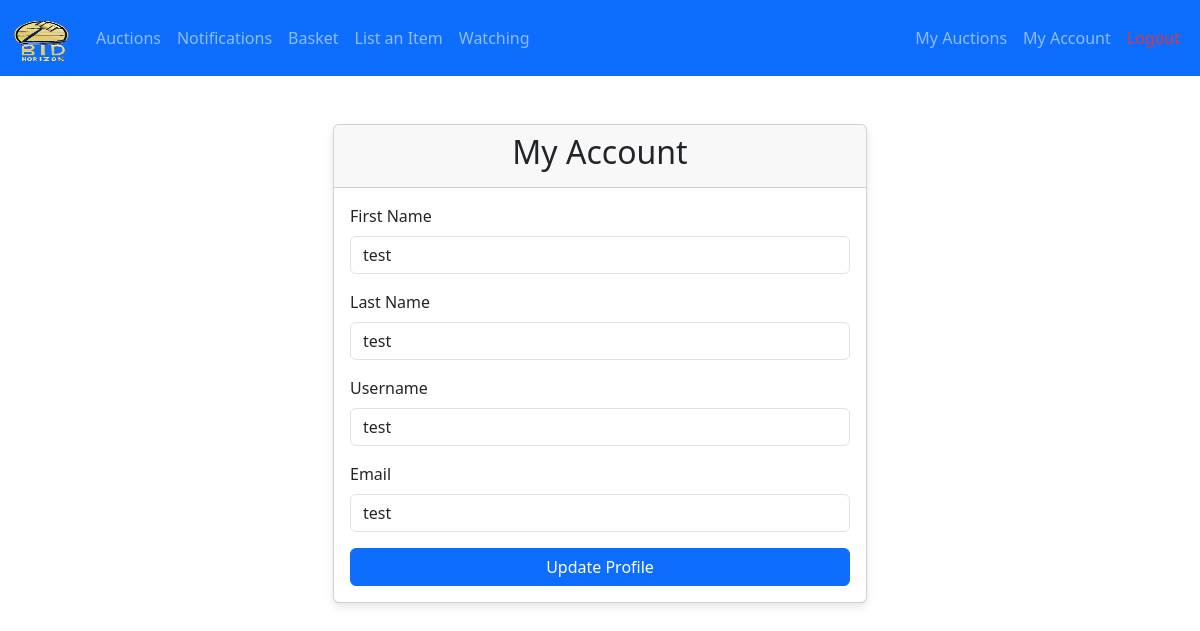
/account (signed in), run on the app's committed database.
### app/models.py (models this page shows, shortened)
class User(db.Model, UserMixin):
    __tablename__ = 'users'
    id = db.Column(db.Integer, primary_key=True)
    username = db.Column(db.String(64), unique=True, nullable=False)
    email = db.Column(db.String(120), unique=True, nullable=False)
    password_hash = db.Column(db.String(256), nullable=False)
    first_name = db.Column(db.String(64))
    last_name = db.Column(db.String(64))
    priority = db.Column(db.Integer, default=UserPriority.GENERAL_USER.value)
    created_at = db.Column(db.DateTime, default=datetime.utcnow)
    last_login = db.Column(db.DateTime)
    card_number_hash = db.Column(db.String(256))
    card_expiry = db.Column(db.String(10))
    items_sold = db.relationship('Item', backref='seller', lazy='dynamic', foreign_keys='Item.seller_id', cascade="all, delete-orphan")
    items_won = db.relationship('Item', backref='winner', lazy='dynamic', foreign_keys='Item.winner_id', cascade="all, delete-orphan")
    bids = db.relationship('Bid', backref='bidder', lazy='dynamic', cascade="all, delete-orphan")
    watched_items = db.relationship('Item', secondary=user_watched_auctions, lazy='dynamic',
                                   backref=db.backref('watchers', lazy='dynamic'))
    expertise = db.relationship('ExpertCategory', backref='expert', lazy='dynamic', cascade="all, delete-orphan")
    availability = db.relationship('ExpertAvailability', backref='expert', lazy='dynamic', cascade="all, delete-orphan")
    authentication_requests = db.relationship('AuthenticationRequest', backref='expert', lazy='dynamic',
                                             foreign_keys='AuthenticationRequest.expert_id')
    notifications = db.relationship('Notification', back_populates='user', cascade="all, delete-orphan")
    def is_expert(self):
        return self.priority == UserPriority.EXPERT.value
    def is_manager(self):
        return self.priority == UserPriority.MANAGER.value

### app/views.py (the view)
@views.route('/account', methods=['GET', 'POST'])
@login_required
def account():
    if is_expert_user(current_user):
        return redirect(url_for('views.expert'))
    if is_manager_user(current_user):
        return redirect(url_for('views.manager'))
    form = AccountUpdateForm(current_user)
    if form.validate_on_submit():
        current_user.first_name = form.first_name.data
        current_user.last_name = form.last_name.data
        current_user.username = form.username.data
        current_user.email = form.email.data
        try:
            db.session.commit()
            flash('Your account has been updated!', 'success')
            return redirect(url_for('views.account'))
        except:
            db.session.rollback()
            flash('An error occurred while updating your account.', 'danger')
    elif request.method == 'GET':
        form.first_name.data = current_user.first_name
        form.last_name.data = current_user.last_name
        form.username.data = current_user.username
        form.email.data = current_user.email
    return render_template('account.html', form=form)

### app/forms.py (shortened to what this page needs)
class AccountUpdateForm(FlaskForm):
    first_name = StringField('First Name', validators=[Length(max=64)])
    last_name = StringField('Last Name', validators=[Length(max=64)])
    email = StringField('Email', validators=[DataRequired(), Email(message="Invalid email address"), Regexp(r'^[^@]+@[^@]+\.[^@]+$', message="Invalid email format"), Length(min = 3, max=100, message="Email should be between 3 and 100 characters")])
    username = StringField('Username', validators=[DataRequired(), Length(min=3, max=64)])
    submit = SubmitField('Update Profile')
    def __init__(self, current_user, *args, **kwargs):
        super(AccountUpdateForm, self).__init__(*args, **kwargs)
        self.current_user = current_user

### app/__init__.py (called while the page is built)
def create_app():
    import os
    app = Flask(__name__,)
    env = os.getenv('FLASK_ENV', 'development')
    app.config.from_object(config_dict.get(env, 'development'))
    mail.init_app(app)
    Bootstrap(app)
    csrf = CSRFProtect(app)
    db.init_app(app)
    Migrate(app, db)
    login_manager = LoginManager(app)
    login_manager.init_app(app)
    @login_manager.user_loader
    def load_user(user_id):
        return models.User.query.get(int(user_id))
    from app import models
    from app.views import views  # Import blueprint
    app.register_blueprint(views, url_prefix='/')
    thread = threading.Thread(target=check_auctions, args=(app,), daemon=True)
    thread.start()
    return app

### app/views.py (called while the page is built)
def is_expert_user(user):
    return hasattr(user, 'is_expert') and user.is_expert()

def is_manager_user(user):
    return hasattr(user, 'is_manager') and user.is_manager()

### app/templates/account.html (shortened to what this page needs)
{% extends "base.html" %}
{% block content %}
<div class="container mt-5">
    <div class="row justify-content-center">
        <div class="col-md-6">
            <div class="card">
                <div class="card-header">
                    <h2 class="text-center">My Account</h2>
                </div>
                <div class="card-body">
                    <form method="POST" action="{{ url_for('views.account') }}">
                        <div class="mb-3">
                            {{ form.first_name.label(class="form-label") }}
                            {{ form.first_name(class="form-control") }}
                        </div>
                        <div class="mb-3">
                            {{ form.last_name.label(class="form-label") }}
                            {{ form.last_name(class="form-control") }}
                        </div>
                        <div class="mb-3">
                            {{ form.username.label(class="form-label") }}
                            {{ form.username(class="form-control") }}
                        </div>
                        <div class="mb-3">
                            {{ form.email.label(class="form-label") }}
                            {{ form.email(class="form-control") }}
                        </div>
                        <div class="d-grid">
                            {{ form.submit(class="btn btn-primary") }}
                        </div>
                    </form>
                </div>
            </div>
        </div>
    </div>
</div>
{% endblock %}

### app/static/css/style.css (style rules this page uses)
body { background-color: #FAF3E0; font-family: Arial, sans-serif; color: #2B2D42; }
.card { border-radius: 10px; box-shadow: 0 4px 8px rgba(0, 0, 0, 0.1); }
.btn-primary { background-color: #E2C044; border: none; }

### data on the page
User: first_name "test", last_name "test", username "test", email "test"
